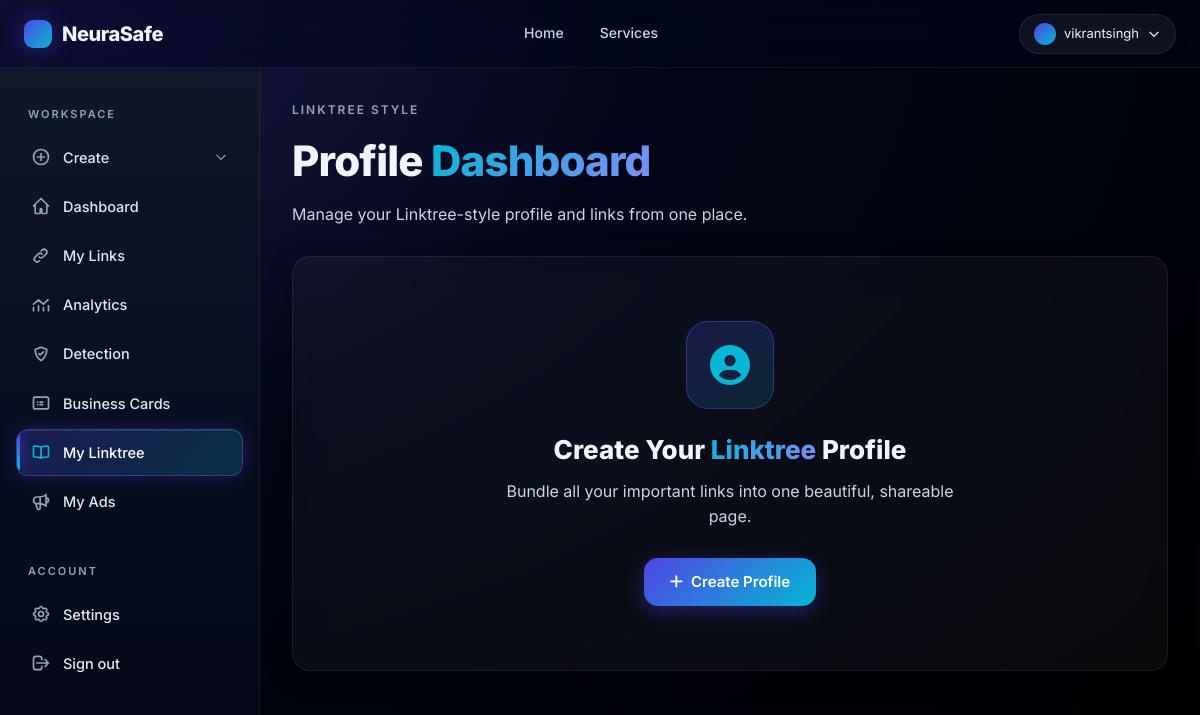
Page /profile/dashboard/ (signed in) on the earlier database version.
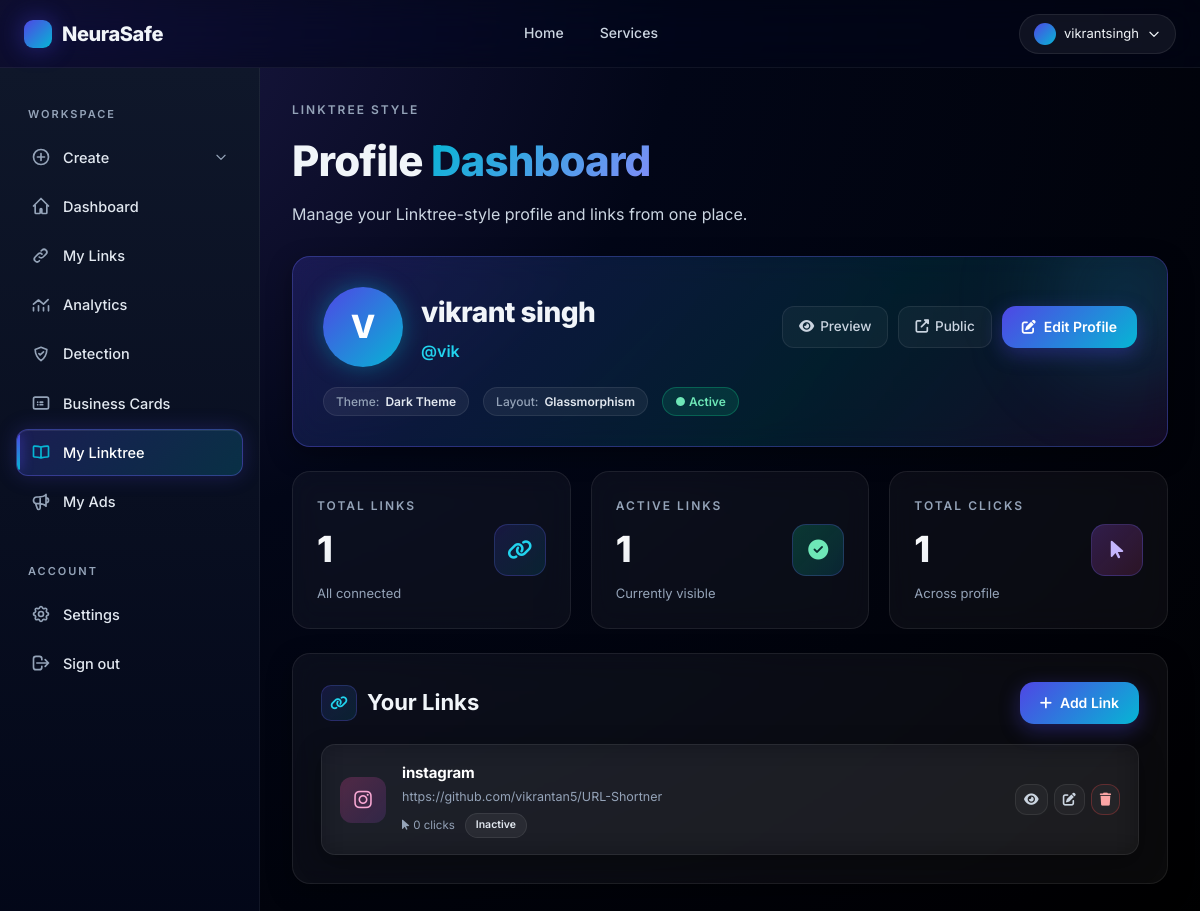
Same page on the later database version.
### user_profile/models.py (models this page shows, shortened)
class UserProfile(models.Model):
    user = models.OneToOneField(User, on_delete=models.CASCADE, related_name='profile')
    username = models.CharField(max_length=50, unique=True, help_text="Unique username for public profile URL")
    display_name = models.CharField(max_length=100, help_text="Name displayed on profile")
    bio = models.TextField(max_length=500, blank=True, help_text="Short bio/description")
    profile_image = models.ImageField(upload_to='profile_images/', blank=True, null=True)
    theme = models.CharField(max_length=50, choices=THEME_CHOICES, default='dark')
    layout = models.CharField(max_length=50, choices=LAYOUT_CHOICES, default='glassmorphism')
    primary_color = models.CharField(max_length=7, default='#3B82F6', help_text="Hex color code")
    secondary_color = models.CharField(max_length=7, default='#8B5CF6', help_text="Hex color code")
    background_color = models.CharField(max_length=7, default='#000000', help_text="Hex color code")
    text_color = models.CharField(max_length=7, default='#FFFFFF', help_text="Hex color code")
    qr_code_enabled = models.BooleanField(default=True)
    meta_title = models.CharField(max_length=100, blank=True)
    meta_description = models.TextField(max_length=300, blank=True)
    is_active = models.BooleanField(default=True)
    created_at = models.DateTimeField(auto_now_add=True)
    updated_at = models.DateTimeField(auto_now=True)
    class Meta:
        ordering = ['-created_at']

class UserLink(models.Model):
    profile = models.ForeignKey(UserProfile, on_delete=models.CASCADE, related_name='links')
    link_type = models.CharField(max_length=50, choices=LINK_TYPE_CHOICES)
    title = models.CharField(max_length=100, help_text="Display title for the link")
    url = models.URLField(max_length=500)
    icon = models.CharField(max_length=50, blank=True, help_text="Icon class or emoji")
    description = models.CharField(max_length=200, blank=True)
    custom_color = models.CharField(max_length=7, blank=True, help_text="Custom color for this link")
    thumbnail = models.ImageField(upload_to='link_thumbnails/', blank=True, null=True)
    display_order = models.IntegerField(default=0, help_text="Order in which link appears (lower first)")
    is_active = models.BooleanField(default=True)
    click_count = models.IntegerField(default=0)
    created_at = models.DateTimeField(auto_now_add=True)
    updated_at = models.DateTimeField(auto_now=True)
    class Meta:
        ordering = ['display_order', '-created_at']

### user_profile/views.py (the view)
# urls.py: path('dashboard/', views.profile_dashboard, name='profile_dashboard'),
@login_required
def profile_dashboard(request):
    try:
        profile = request.user.profile
    except UserProfile.DoesNotExist:
        profile = None
    links = profile.links.all().order_by('display_order') if profile else []
    context = {
        'profile': profile,
        'links': links,
    }
    return render(request, 'user_profile/dashboard.html', context)

### templates/user_profile/dashboard.html (shortened to what the changed rows need)
{% extends 'basehome/base.html' %}
{% load static %}
{% block content %}
<link rel="stylesheet" href="https://cdnjs.cloudflare.com/ajax/libs/font-awesome/6.5.1/css/all.min.css">
<div class="ns-app-content" data-testid="profile-dashboard-root">
  <div class="animate-fade-in-up" style="margin-bottom: 28px;">
    <h1 style="font-size: clamp(28px, 4vw, 42px); font-weight: 800; letter-spacing: -0.02em; margin: 0;">
      Profile <span class="text-gradient-cyan">Dashboard</span>
    </h1>
  </div>
  {% if profile %}
  <div class="ns-card animate-fade-in-up delay-1" style="padding: 30px; margin-bottom: 24px; background: linear-gradient(135deg, rgba(79,70,229,0.22) 0%, rgba(6,182,212,0.14) 60%, rgba(168,85,247,0.12) 100%); border-color: rgba(99,102,241,0.35); overflow: hidden; position: relative;" data-testid="profile-banner">
    <div style="position: absolute; top: -60px; right: -60px; width: 200px; height: 200px; border-radius: 50%; background: radial-gradient(circle, rgba(6,182,212,0.2), transparent); filter: blur(40px);"></div>
    <div style="display: flex; justify-content: space-between; gap: 20px; flex-wrap: wrap; align-items: center; position: relative; z-index: 1;">
      <div style="display: flex; gap: 18px; align-items: center; flex-wrap: wrap;">
        {% if profile.profile_image %}
          <img src="{{ profile.profile_image.url }}" alt="{{ profile.display_name }}" style="width: 80px; height: 80px; border-radius: 50%; object-fit: cover; border: 3px solid rgba(255,255,255,0.2); box-shadow: var(--glow-cyan);">
        {% else %}
          <div style="width: 80px; height: 80px; border-radius: 50%; display: flex; align-items: center; justify-content: center; font-size: 32px; font-weight: 800; color: #fff; background: linear-gradient(135deg, var(--primary), var(--secondary)); box-shadow: var(--glow-cyan);">{{ profile.display_name|first|upper }}</div>
        {% endif %}
        <div>
          <h2 style="font-size: 28px; font-weight: 800; color: #fff; margin: 0; letter-spacing: -0.02em;">{{ profile.display_name }}</h2>
          <p style="color: var(--secondary-400); font-weight: 600; margin: 4px 0 0;">@{{ profile.username }}</p>
        </div>
      </div>
      <div style="display: flex; gap: 10px; flex-wrap: wrap;">
        <a href="{% url 'preview_profile' %}" target="_blank" class="ns-btn-ghost" data-testid="preview-btn"><i class="fas fa-eye"></i> Preview</a>
        <a href="/{{ profile.username }}/" target="_blank" class="ns-btn-ghost" data-testid="public-btn"><i class="fas fa-external-link-alt"></i> Public</a>
        <a href="{% url 'edit_profile' %}" class="ns-btn-primary" style="padding: 10px 20px; font-size: 14px;" data-testid="edit-profile-btn"><i class="fas fa-edit"></i> Edit Profile</a>
      </div>
    </div>
    <div style="margin-top: 20px; display: flex; flex-wrap: wrap; gap: 14px;">
      <span class="ns-badge"><span style="color: var(--text-muted); font-weight: 500;">Theme:</span> {{ profile.get_theme_display }}</span>
      <span class="ns-badge"><span style="color: var(--text-muted); font-weight: 500;">Layout:</span> {{ profile.get_layout_display }}</span>
      <span class="ns-badge {% if profile.is_active %}active{% endif %}">{% if profile.is_active %}● Active{% else %}○ Inactive{% endif %}</span>
    </div>
  </div>
  <div style="display: grid; grid-template-columns: repeat(auto-fit, minmax(240px, 1fr)); gap: 20px; margin-bottom: 24px;" data-testid="profile-stats">
    <div class="ns-stat-card animate-fade-in-up delay-1">
      <div style="display: flex; align-items: center; justify-content: space-between; gap: 14px;">
        <div>
          <p class="ns-stat-label">Total Links</p>
          <p class="ns-stat-value">{{ links|length }}</p>
          <p class="ns-stat-hint">All connected</p>
        </div>
        <div class="ns-stat-icon"><i class="fas fa-link" style="font-size: 20px;"></i></div>
      </div>
    </div>
    <div class="ns-stat-card animate-fade-in-up delay-2">
      <div style="display: flex; align-items: center; justify-content: space-between; gap: 14px;">
        <div>
          <p class="ns-stat-label">Active Links</p>
          <p class="ns-stat-value">{{ links|length }}</p>
          <p class="ns-stat-hint">Currently visible</p>
        </div>
        <div class="ns-stat-icon" style="background: linear-gradient(135deg, rgba(16,185,129,0.25), rgba(6,182,212,0.15)); color: #6ee7b7;"><i class="fas fa-check-circle" style="font-size: 20px;"></i></div>
      </div>
    </div>
    <div class="ns-stat-card animate-fade-in-up delay-3">
      <div style="display: flex; align-items: center; justify-content: space-between; gap: 14px;">
        <div>
          <p class="ns-stat-label">Total Clicks</p>
          <p class="ns-stat-value">{% widthratio links|length 1 1 as tc %}{{ tc|default:0 }}</p>
          <p class="ns-stat-hint">Across profile</p>
        </div>
        <div class="ns-stat-icon" style="background: linear-gradient(135deg, rgba(168,85,247,0.25), rgba(236,72,153,0.15)); color: #c4b5fd;"><i class="fas fa-mouse-pointer" style="font-size: 20px;"></i></div>
      </div>
    </div>
  </div>
  <div class="ns-card animate-fade-in-up delay-2" style="padding: 28px;" data-testid="links-section">
    <div style="display: flex; align-items: center; justify-content: space-between; margin-bottom: 20px; flex-wrap: wrap; gap: 12px;">
      <h2 style="font-size: 22px; font-weight: 700; margin: 0; display: flex; align-items: center; gap: 10px;">
        <span class="ns-stat-icon" style="width: 36px; height: 36px; border-radius: 10px;"><i class="fas fa-link" style="font-size: 14px;"></i></span>
        Your Links
      </h2>
      <a href="{% url 'add_link' %}" class="ns-btn-primary" style="padding: 10px 20px; font-size: 14px;" data-testid="add-link-button">
        <i class="fas fa-plus"></i> Add Link
      </a>
    </div>
    {% if links %}
    <div style="display: flex; flex-direction: column; gap: 12px;">
      {% for link in links %}
      <div class="ns-card" style="padding: 16px 18px; display: flex; align-items: center; gap: 16px; border-radius: var(--radius-md);" data-testid="link-item-{{ link.id }}">
        <div style="width: 46px; height: 46px; border-radius: 12px; display: flex; align-items: center; justify-content: center; font-size: 20px; flex-shrink: 0;
          {% if link.link_type == 'youtube' %}background: linear-gradient(135deg, rgba(239,68,68,0.25), rgba(236,72,153,0.15)); color: #fca5a5;
          {% elif link.link_type == 'instagram' %}background: linear-gradient(135deg, rgba(236,72,153,0.25), rgba(168,85,247,0.15)); color: #f9a8d4;
          {% elif link.link_type == 'whatsapp' %}background: linear-gradient(135deg, rgba(16,185,129,0.25), rgba(6,182,212,0.15)); color: #6ee7b7;
          {% elif link.link_type == 'twitter' %}background: linear-gradient(135deg, rgba(6,182,212,0.25), rgba(79,70,229,0.15)); color: #67e8f9;
          {% elif link.link_type == 'github' %}background: rgba(255,255,255,0.08); color: #f1f5f9;
          {% elif link.link_type == 'linkedin' %}background: linear-gradient(135deg, rgba(79,70,229,0.3), rgba(6,182,212,0.15)); color: #a5b4fc;
          {% else %}background: linear-gradient(135deg, rgba(99,102,241,0.22), rgba(6,182,212,0.15)); color: var(--secondary-400);{% endif %}">
          {% if link.link_type == 'youtube' %}<i class="fab fa-youtube"></i>
          {% elif link.link_type == 'instagram' %}<i class="fab fa-instagram"></i>
          {% elif link.link_type == 'whatsapp' %}<i class="fab fa-whatsapp"></i>
          {% elif link.link_type == 'twitter' %}<i class="fab fa-twitter"></i>
          {% elif link.link_type == 'github' %}<i class="fab fa-github"></i>
          {% elif link.link_type == 'linkedin' %}<i class="fab fa-linkedin"></i>
          {% elif link.link_type == 'website' %}<i class="fas fa-globe"></i>
          {% else %}<i class="fas fa-link"></i>{% endif %}
        </div>
        <div style="flex: 1; min-width: 0;">
          <p style="color: #fff; font-weight: 700; font-size: 15px; margin: 0 0 2px; letter-spacing: -0.01em;">{{ link.title }}</p>
          <p style="color: var(--text-muted); font-size: 12.5px; margin: 0 0 6px; overflow: hidden; text-overflow: ellipsis; white-space: nowrap;">{{ link.url }}</p>
          <div style="display: flex; gap: 10px; align-items: center;">
            <span style="font-size: 11.5px; color: var(--text-muted);"><i class="fas fa-mouse-pointer" style="margin-right: 4px;"></i>{{ link.click_count }} clicks</span>
            <span class="ns-badge {% if link.is_active %}active{% endif %}" style="font-size: 10.5px; padding: 3px 10px;">{% if link.is_active %}Active{% else %}Inactive{% endif %}</span>
          </div>
        </div>
        <div style="display: flex; align-items: center; gap: 6px;">
          <a href="{% url 'toggle_link_status' link.id %}" class="ns-btn-ghost" style="padding: 8px; font-size: 13px;" title="{% if link.is_active %}Deactivate{% else %}Activate{% endif %}">
            <i class="fas fa-{% if link.is_active %}eye-slash{% else %}eye{% endif %}"></i>
          </a>
          <a href="{% url 'edit_link' link.id %}" class="ns-btn-ghost" style="padding: 8px; font-size: 13px;" title="Edit" data-testid="edit-link-{{ link.id }}"><i class="fas fa-edit"></i></a>
          <a href="{% url 'delete_link' link.id %}" class="ns-btn-ghost" style="padding: 8px; font-size: 13px; color: #fca5a5; border-color: rgba(239,68,68,0.3);" title="Delete" data-testid="delete-link-{{ link.id }}"><i class="fas fa-trash"></i></a>
        </div>
      </div>
      {% endfor %}
    </div>
    {% endif %}
  </div>
  {% else %}
  <div class="ns-card animate-fade-in-up delay-1" style="padding: 64px 32px; text-align: center;" data-testid="no-profile">
    <div style="width: 88px; height: 88px; margin: 0 auto 20px; border-radius: 22px; display: flex; align-items: center; justify-content: center; background: linear-gradient(135deg, rgba(79,70,229,0.22), rgba(6,182,212,0.14)); border: 1px solid rgba(99,102,241,0.35);">
      <i class="fas fa-user-circle" style="font-size: 40px; color: var(--secondary);"></i>
    </div>
    <h2 style="font-size: 26px; font-weight: 800; margin: 0 0 8px;">Create Your <span class="text-gradient-cyan">Linktree</span> Profile</h2>
    <p style="color: var(--text-secondary); margin: 0 0 28px; max-width: 480px; margin-left: auto; margin-right: auto;">Bundle all your important links into one beautiful, shareable page.</p>
    <a href="{% url 'create_profile' %}" class="ns-btn-primary" data-testid="create-profile-btn"><i class="fas fa-plus"></i> Create Profile</a>
  </div>
  {% endif %}
</div>
{% endblock %}

Differences in the rows shown:
added UserProfile: display_name|first "V", display_name "vikrant singh", username "vik", theme "Dark Theme", layout "Glassmorphism"
added UserLink: link_type "instagram" (drawn), title "instagram", url "https://github.com/vikrantan5/URL-Shortner", click_count "0", is_active "Inactive"
Other differences:
{{ links|length }}: (not shown) → "1"
{{ tc|default:0 }}: (not shown) → "1"
text no longer shown: "Create Your Linktree Profile Bundle all your important links into one beautiful, shareable page. Create Profile"
text now shown: "@ Preview Public Edit Profile Theme: Layout: ● Active TOTAL LINKS All connected ACTIVE LINKS Currently visible TOTAL CLICKS Across profile Your Links Add Link"
